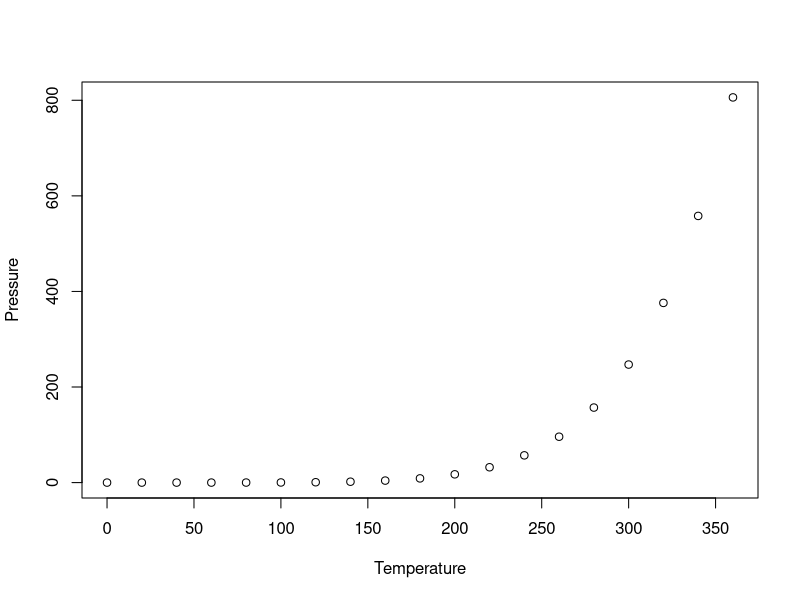

Write R code to recreate this figure. (Note: this script raises an error after producing the figure.)
## ---- chunk 1
# This is where you set global options (leave as-is)
knitr::opts_chunk$set(echo = TRUE)
## ---- chunk 2
# This is the first code chunk demonstrating basic R commands
summary(pressure)
## ---- chunk 3
# This is the second chunk demonstrating a simple figure
plot(pressure, xlab = "Temperature", ylab  = "Pressure")
## ---- chunk 4
str(pisco)
## ---- chunk 5
# Use functions subset and aggregate to compute the mean of chla_mean for each latitude between 36 and 50 degrees North
pisco.chla.36.50 <- subset(pisco, subset = latitude >= 36 && latitude <= 50, select = c("chla", "latitude"))
head(pisco.chla.36.50)
aggregate(chla ~ latitude, FUN = mean, data = pisco)
